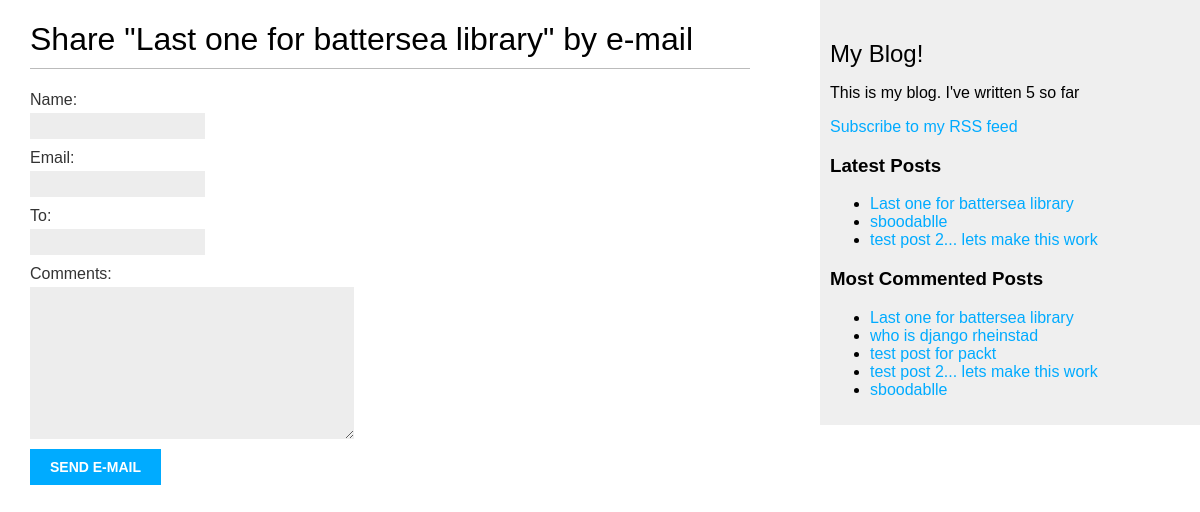
Before: /blog/7/share/ with the older database file.
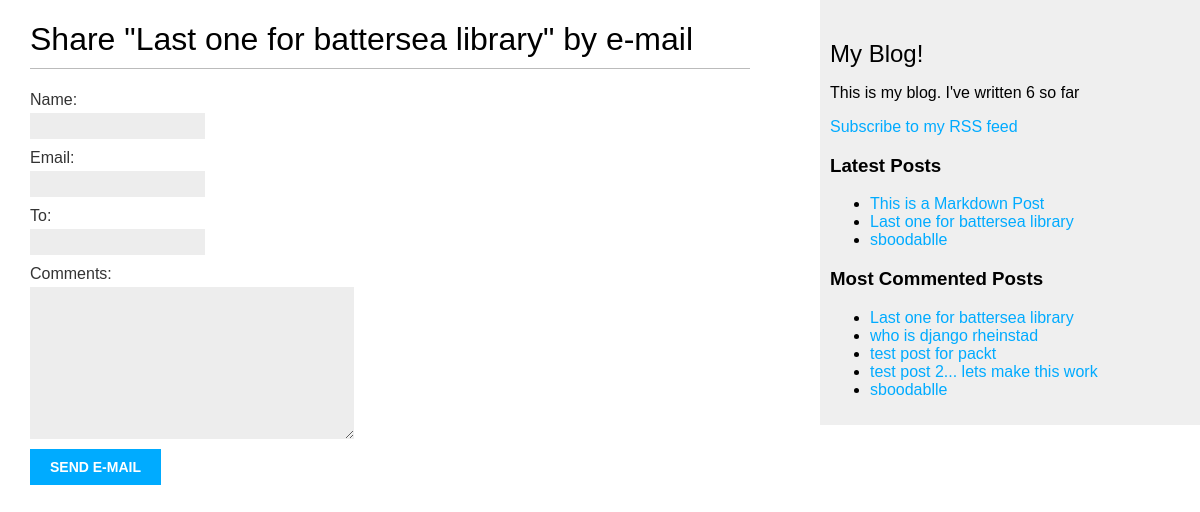
After: the same page with the newer database file.
### blog/models.py (models this page shows, shortened)
class Post(models.Model):
    class Status(models.TextChoices):
        DRAFT = 'DF', 'Draft'
        PUBLISHED = 'PB', 'Published'
    title = models.CharField(max_length=250)
    slug = models.SlugField(
        max_length=250,
        unique_for_date='publish'
        )
    author = models.ForeignKey(
        settings.AUTH_USER_MODEL,
        on_delete=models.CASCADE,
        related_name="blog_posts"
    )
    body = models.TextField()
    publish = models.DateTimeField(default=timezone.now)
    created = models.DateTimeField(auto_now_add=True)
    updated = models.DateTimeField(auto_now=True)
    status = models.CharField(
        max_length=2,
        choices=Status,
        default=Status.DRAFT
    )
    objects = models.Manager()  #default manager
    published = PublishedManager()  #custom manager
    tags = TaggableManager()
    class Meta:
        ordering = ['-publish']
        indexes = [
            models.Index(fields=['-publish']),
        ]
    def get_absolute_url(self):
        return reverse(
            'blog:post_detail',
            args=[
                self.publish.year,
                self.publish.month,
                self.publish.day,
                self.slug
            ]
        )

### blog/views.py (the view)
# urls.py: path('<int:post_id>/share/', views.post_share, name="post_share"),
def post_share(request, post_id):
    post = get_object_or_404(
        Post,
        id=post_id,
        status=Post.Status.PUBLISHED
    )
    sent = False
    if request.method == "POST":
        form = EmailPostForm(request.POST)
        if form.is_valid():
            cd = form.cleaned_data
            post_url = request.build_absolute_uri(
                post.get_absolute_url
            )
            print(f"post url is {post_url}")
            subject = (
                f"{cd['name']} ({cd['email']})"
                f"recommends you read {post.title}"
            )
            message = (
                f"Read {post.title} at {post_url}\n\n"
                f"{cd['name']}\'s comments: {cd['comments']}"
            )
            send_mail(
                subject=subject,
                message=message,
                from_email=None, #Therefore will use the DEFAULT_FROM_EMAIL setting
                recipient_list=[cd['to']]
            )
        sent = True
    else:
        form = EmailPostForm()
    return render(
        request,
        'blog/post/share.html',
        {
            'post': post,
            'form': form,
            'sent': sent
        }
    )

### blog/forms.py
class EmailPostForm(forms.Form):
    name = forms.CharField(max_length=25)
    email = forms.EmailField()
    to = forms.EmailField()
    comments = forms.CharField(
        required=False,
        widget=forms.Textarea
    )

### blog/models.py (called while the page is built)
    def get_queryset(self):
        return (
            super().get_queryset().filter(status=Post.Status.PUBLISHED)
        )

### blog/templatetags/blog_tags.py (called while the page is built)
@register.simple_tag
def total_posts():
    return Post.published.count()

@register.inclusion_tag('blog/post/latest_posts.html')
def show_latest_posts(count=5):
    latest_posts = Post.published.order_by('-publish')[:count]
    return {'latest_posts': latest_posts}

@register.simple_tag
def get_most_commented_posts(count=5):
    return Post.published.annotate(
        total_comments=Count('comments')
    ).order_by('-total_comments')[:count]

### blog/templates/blog/post/share.html (shortened to what this page needs)
{% extends 'blog/base.html' %}
{% block content %}
    {% if sent %}
        <h1>E-mail successfully sent</h1>
        <p>
            "{{ post.title }}" was successfully sent to {{ form.cleaned_data.to }}.
        </p>
    {% else %}
        <h1>Share "{{ post.title }}" by e-mail</h1>
        <form method="post">
            {{ form.as_p }}
            <input type="submit" value="Send e-mail">
        </form>
    {% endif %}
{% endblock %}

### blog/templates/blog/base.html (shortened to what this page needs)
{% load blog_tags %}
{% load static %}
<!DOCTYPE html>
<html lang="en">
<head>
    <link rel="stylesheet" href="{% static 'css/blog.css' %}">
</head>
<body>
    <div id="content">
        {% block content %}
        {% endblock %}
    </div>
    <div id="sidebar">
        <h2>My Blog!</h2>
        <p>
            This is my blog.
            I've written {% total_posts %} so far
        </p>
        <p>
            <a href="{% url 'blog:post_feed' %}">
                Subscribe to my RSS feed
            </a>
        </p>
        <h3>Latest Posts</h3>
        {% show_latest_posts 3 %}
        <h3>Most Commented Posts</h3>
        {% get_most_commented_posts as most_commented_posts %}
        <ul>
            {% for post in most_commented_posts %}
                <li>
                    <a href="{{ post.get_absolute_url }}">{{ post.title }}</a>
                </li>
            {% endfor %}
        </ul>
    </div>
</body>
</html>

### blog/templates/blog/post/latest_posts.html
<ul>
    {% for post in latest_posts %}
        <li>
            <a href="{{ post.get_absolute_url }}">{{ post.title }}</a>
        </li>
    {% endfor %}
</ul>

Changed rows visible on the page:
no longer on one of the page's lists (row unchanged): Post: title "test post 2... lets make this work"
added Post: title "This is a Markdown Post", shown under "Latest Posts"
Other visible differences:
text no longer shown: "5"
text now shown: "6"
